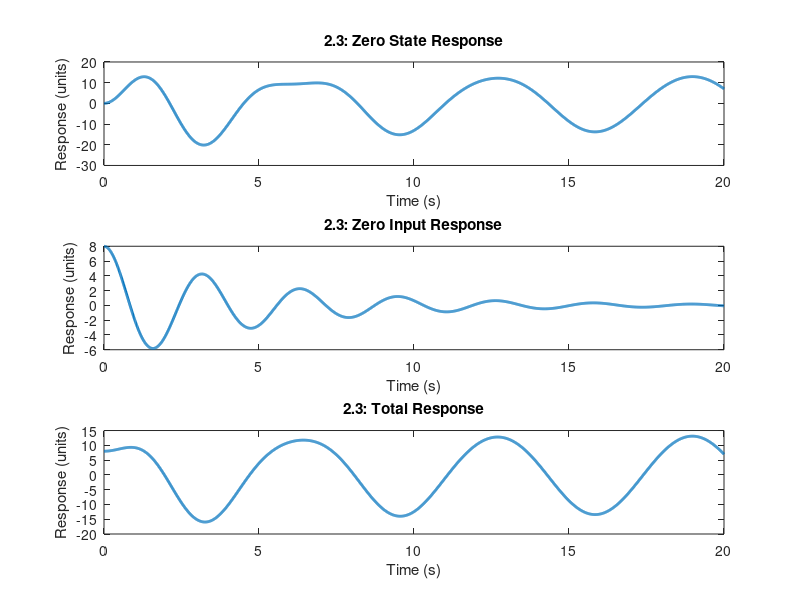

Write MATLAB code to recreate this figure.
%% RAHUL GOYAL | ME 506-02 | HW #2
clc;
clear all;
close all;



%% 2.2

% Plot
t = 0:0.01:20;

% Zero State Response
C_1 = -13.10;
C_2 = -2.194;
subplot(3, 1, 1);                       % 3 rows, one column, first graph
plot(t, exp(-0.2*t).*(C_1*cos(1.990*t)+C_2*sin(1.990*t))+13.10*cos(t)...
     +1.747*sin(t), 'LineWidth', 2);
title('2.2: Zero State Response');
xlabel('Time (s)');
ylabel('Response (units)');

% Zero Input Response
C_1 = 0;
C_2 = 4.020;
subplot(3, 1, 2);                       % 3 rows, one column, second graph
plot(t, exp(-0.2*t).*(C_1*cos(1.990*t)+C_2*sin(1.990*t)), 'LineWidth', 2);
title('2.2: Zero Input Response');
xlabel('Time (s)');
ylabel('Response (units)');

% Total Response
C_1 = -13.10;
C_2 = 1.826;
subplot(3, 1, 3);                       % 3 rows, one column, third graph
plot(t, exp(-0.2*t).*(C_1*cos(1.990*t)+C_2*sin(1.990*t))+13.10*cos(t)...
     +1.747*sin(t), 'LineWidth', 2);
title('2.2: Total Response');
xlabel('Time (s)');
ylabel('Response (units)');



%% 2.3

% Plot
t = 0:0.01:20;

% Zero State Response
C_1 = -13.10;
C_2 = -2.194;
subplot(3, 1, 1);                       % 3 rows, one column, first graph
plot(t, exp(-0.2*t).*(C_1*cos(1.990*t)+C_2*sin(1.990*t))+13.10*cos(t)...
     +1.747*sin(t), 'LineWidth', 2);
title('2.3: Zero State Response');
xlabel('Time (s)');
ylabel('Response (units)');

% Zero Input Response
C_1 = 8;
C_2 = 0.804;
subplot(3, 1, 2);                       % 3 rows, one column, second graph
plot(t, exp(-0.2*t).*(C_1*cos(1.990*t)+C_2*sin(1.990*t)), 'LineWidth', 2);
title('2.3: Zero Input Response');
xlabel('Time (s)');
ylabel('Response (units)');

% Total Response
C_1 = -5.100;
C_2 = -1.390;
subplot(3, 1, 3);                       % 3 rows, one column, third graph
plot(t, exp(-0.2*t).*(C_1*cos(1.990*t)+C_2*sin(1.990*t))+13.10*cos(t)...
     +1.747*sin(t), 'LineWidth', 2);
title('2.3: Total Response');
xlabel('Time (s)');
ylabel('Response (units)');